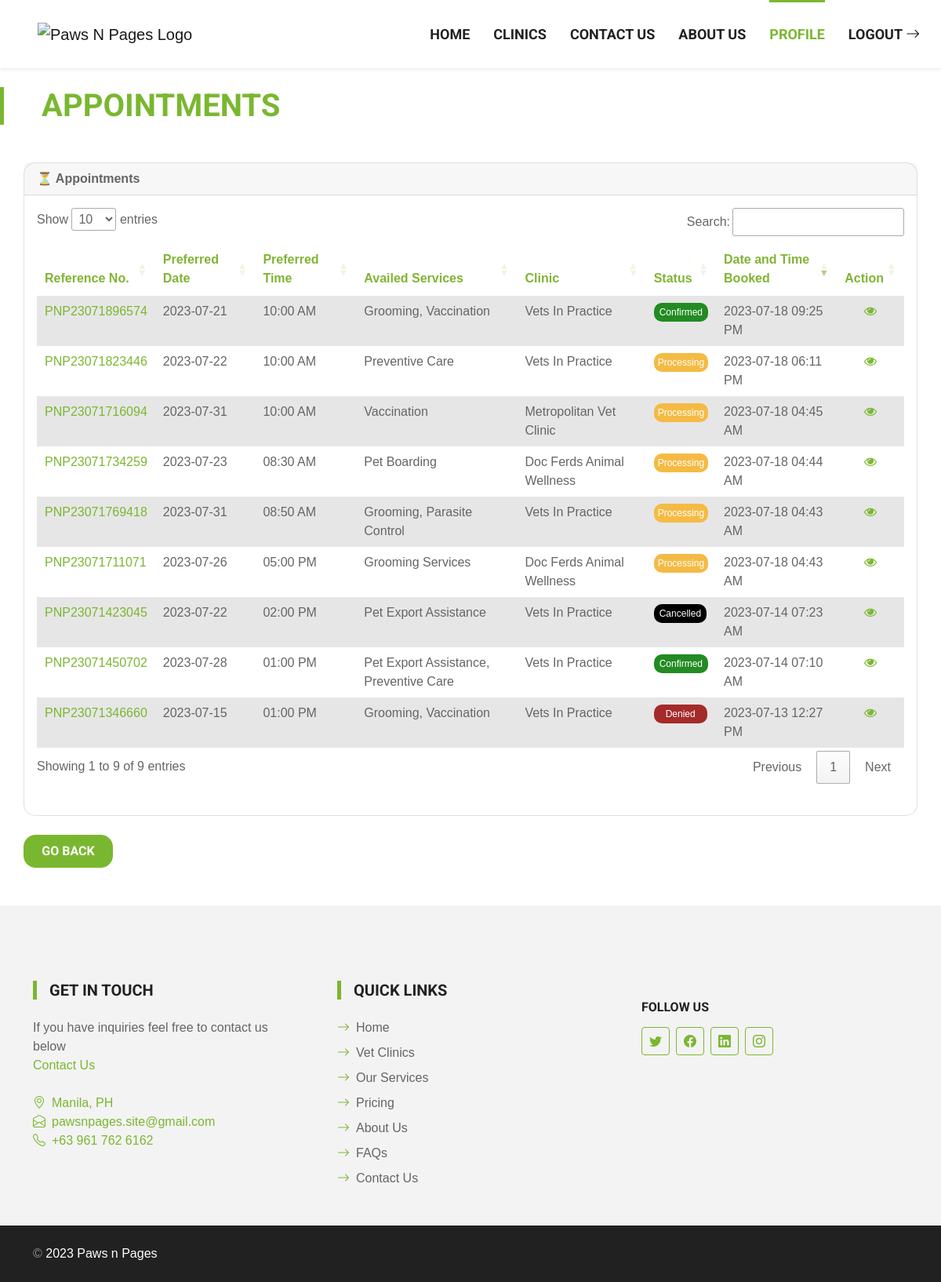
The page /appointments.php (signed in) on the database as committed earlier.
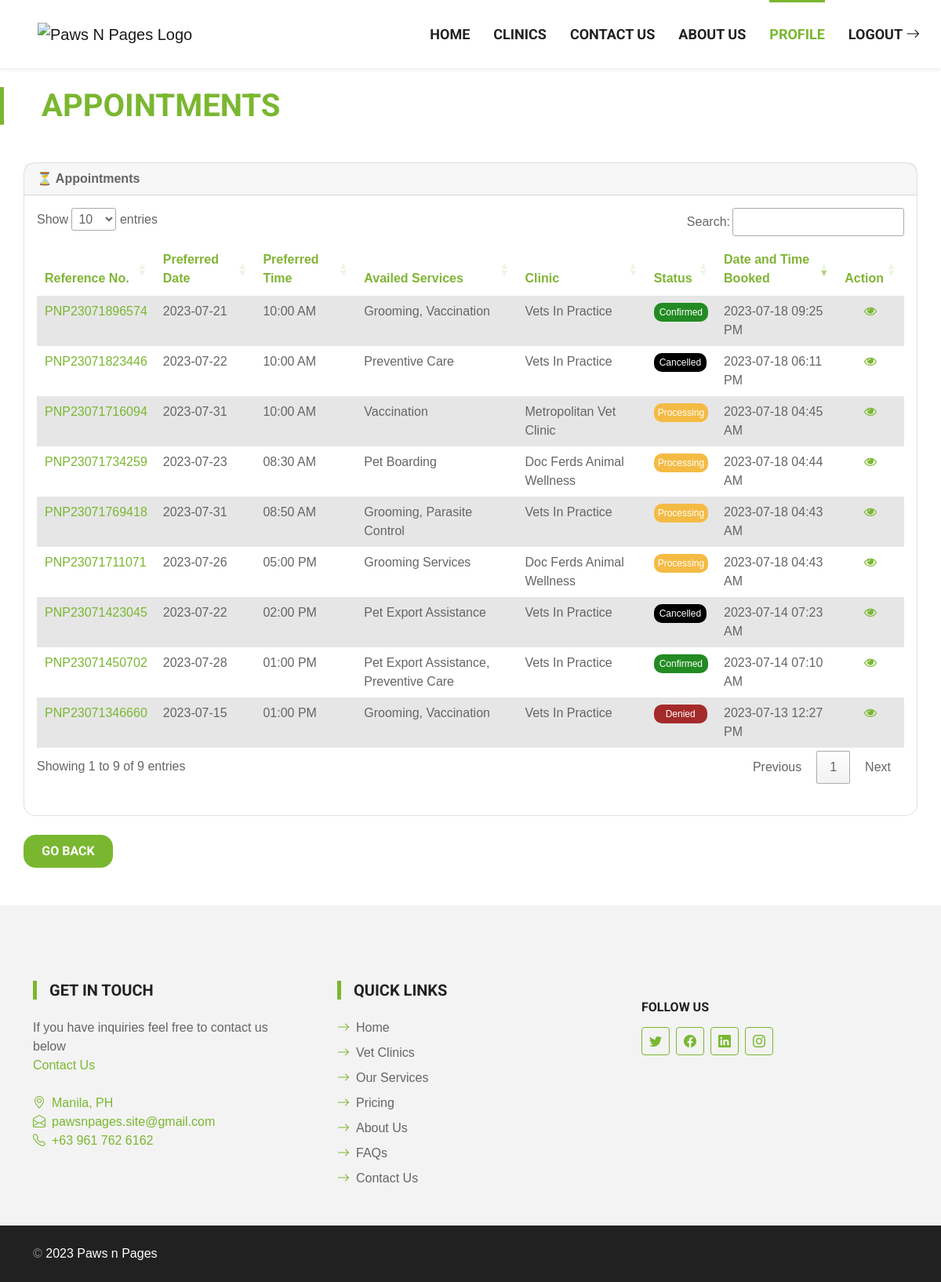
The same page on the database as committed later.
### tables this page shows
CREATE TABLE `appointments` (
  `AppointmentID` int(11) NOT NULL,
  `Notes` varchar(1000) DEFAULT NULL,
  `PreferredDate` date NOT NULL,
  `PreferredTime` time NOT NULL,
  `AppointmentStatus` varchar(100) DEFAULT NULL,
  `Remarks` varchar(2000) DEFAULT NULL,
  `AvailedServices` varchar(5000) DEFAULT NULL,
  `UserID` int(11) DEFAULT NULL,
  `Appointment_RefNo` varchar(200) NOT NULL,
  `ClinicID` int(11) DEFAULT NULL,
  `DateTimeBooked` datetime DEFAULT NULL,
  `ReasonCancel` varchar(5000) NOT NULL
);

CREATE TABLE `clinics` (
  `ClinicID` int(11) NOT NULL,
  `ClinicName` varchar(250) NOT NULL,
  `ClinicImage` varchar(500) NOT NULL,
  `BusinessPermit` varchar(500) NOT NULL,
  `BusinessNameReg` varchar(500) NOT NULL,
  `CertificateOfReg` varchar(500) NOT NULL,
  `UserID` int(11) DEFAULT NULL,
  `SubscriptionNo` varchar(200) DEFAULT NULL,
  `SubscriptionType` varchar(200) NOT NULL,
  `DateOfSubscription` date DEFAULT NULL,
  `ExpiryDateOfSub` date DEFAULT NULL,
  `SubscriptionStatus` varchar(200) DEFAULT NULL,
  `OpeningTime` time NOT NULL,
  `ClosingTime` time NOT NULL,
  `OperatingDays` varchar(300) NOT NULL
);

### appointments.php (the view, shortened to what the changed rows need)
<?php
include('connection.php');
$userID = $_SESSION["id"];
?>
<!DOCTYPE html>
<html lang="en">
<head>
    <link rel="stylesheet" href="https://stackpath.bootstrapcdn.com/bootstrap/4.5.0/css/bootstrap.min.css">
    <link rel="stylesheet" href="https://maxcdn.bootstrapcdn.com/font-awesome/4.7.0/css/font-awesome.min.css">
    <link href="https://cdn.jsdelivr.net/npm/bootstrap-icons@1.4.1/font/bootstrap-icons.css" rel="stylesheet">
    <link href="lib/flaticon/font/flaticon.css" rel="stylesheet">
    <link href="lib/owlcarousel/assets/owl.carousel.min.css" rel="stylesheet">
    <link href="css/bootstrap.min.css" rel="stylesheet">
    <link href="css/style.css" rel="stylesheet">
</head>
<body>
    <br>
    <div class="border-start border-5 border-primary ps-5 mb-5" style="max-width: 600px;">
        <h1 class="text-primary text-uppercase">Appointments</h1>
    </div>
    <div style="padding-right:30px; padding-left:30px;">
        <div class="card mb-4 mb-xl-0" style="border-radius: 15px;">
            <div class="card-body">
                <table class="table table-striped table-hover" name="appointments" id="appointments" style="border:0px;">
                    <thead>
                        <tr class="table100-head">
                            <th class="column1" style="border:0px; color: #80B434;">Reference No.</th>
                            <th class="column1" style="border:0px; color: #80B434;">Preferred Date</th>
                            <th class="column1" style="border:0px; color: #80B434;">Preferred Time</th>
                            <th class="column1" style="border:0px; color: #80B434;">Availed Services</th>
                            <th class="column1" style="border:0px; color: #80B434;">Clinic</th>
                            <th class="column1" style="border:0px; color: #80B434;">Status</th>
                            <th class="column1" style="border:0px; color: #80B434;">Date and Time Booked</th>
                            <th class="column1" style="border:0px; color: #80B434; text-align:center;">Action</th>
                        </tr>
                    </thead>
                    <tbody>
                        <?php
                        $ret1 = mysqli_query($con, "SELECT * FROM appointments, clinics, users WHERE appointments.UserID = users.UserID AND appointments.ClinicID = clinics.ClinicID AND appointments.UserID = '$userID' ORDER BY appointments.AppointmentID ASC");
                        $row1 = mysqli_num_rows($ret1);
                        if ($row1 > 0) {
                            while ($row1 = mysqli_fetch_array($ret1)) {
                                $date = new DateTime($row1['DateTimeBooked']);
                        ?>
                                <tr>
                                    <td style="border:0px;"><a href="" appid="<?php echo $row1['AppointmentID'] ?>" refno="<?php echo $row1['Appointment_RefNo'] ?>" pdate="<?php echo $row1['PreferredDate'] ?>" ptime="<?php echo $row1['PreferredTime'] ?>" notes="<?php echo $row1['Notes']; ?>" services="<?php echo $row1['AvailedServices'] ?>" customer="<?php echo $row1['FirstName'] . ' ' . $row1['MiddleName'] . ' ' . $row1['LastName'] ?>" astatus="<?php echo $row1['AppointmentStatus']; ?>" aremarks="<?php echo $row1['Remarks']; ?>" adtboooked="<?php echo $date->format('Y-m-d h:i A'); ?>" reasoncancel="<?php echo $row1['ReasonCancel'] ?>" class="edit" title="Edit" data-toggle="modal" data-target="#edit_modal"><?php echo $row1['Appointment_RefNo'] ?></a></td>
                                    <td style="border:0px;">
                                        <?php echo $row1['PreferredDate'] ?>
                                    </td>
                                    <td style="border:0px;">
                                        <?php echo date('h:i A', strtotime($row1['PreferredTime'])) ?>
                                    </td>
                                    <td style="border:0px;">
                                        <?php echo $row1['AvailedServices']; ?>
                                    </td>
                                    <td style="border:0px;">
                                        <?php echo $row1['ClinicName']; ?>
                                    </td>
                                    <td style="border:0px;">
                                        <?php $status = $row1['AppointmentStatus'];
                                        if ($status === 'Processing') { ?>
                                            <a style="color:white; font-size:12px; padding: 5px 5px; border-radius:10px; background-color:#F4BB44;">
                                                <?php echo $row1['AppointmentStatus']; ?>
                                            </a>
                                        <?php }
                                        if ($status === 'Confirmed') { ?>
                                        <?php }
                                        if ($status === 'Cancelled') { ?>
                                            <a style="color:white; font-size:12px; padding: 5px 7px;  border-radius:10px; background-color:#000000;">
                                                <?php echo $row1['AppointmentStatus']; ?>
                                            </a>
                                        <?php } ?>
                                    </td>
                                    <td style="border:0px;">
                                        <?php echo $date->format('Y-m-d h:i A'); ?>
                                    </td>
                                    <td style="border:0px; text-align:center;">
                                        <a href="" appid="<?php echo $row1['AppointmentID'] ?>" refno="<?php echo $row1['Appointment_RefNo'] ?>" pdate="<?php echo $row1['PreferredDate'] ?>" ptime="<?php echo $row1['PreferredTime'] ?>" notes="<?php echo $row1['Notes']; ?>" services="<?php echo $row1['AvailedServices'] ?>" customer="<?php echo $row1['FirstName'] . ' ' . $row1['MiddleName'] . ' ' . $row1['LastName'] ?>" astatus="<?php echo $row1['AppointmentStatus']; ?>" aremarks="<?php echo $row1['Remarks']; ?>" adtboooked="<?php echo $date->format('Y-m-d h:i A'); ?>" reasoncancel="<?php echo $row1['ReasonCancel'] ?>" class="edit" title="Edit" data-toggle="modal" data-target="#edit_modal"><i class="fa fa-eye"></i></a>
                                    </td>
                                </tr>
                            <?php
                            }
                        } ?>
                    </tbody>
                </table>
                <br>
            </div>
        </div>
        <br />
    </div>
    <link rel="stylesheet" type="text/css" href="https://cdn.datatables.net/1.13.4/css/jquery.dataTables.min.css" />
</body>
</html>

Rows that differ between the two databases and show on the page:
changed appointments "PNP23071823446": AppointmentStatus "Processing" → "Cancelled"
